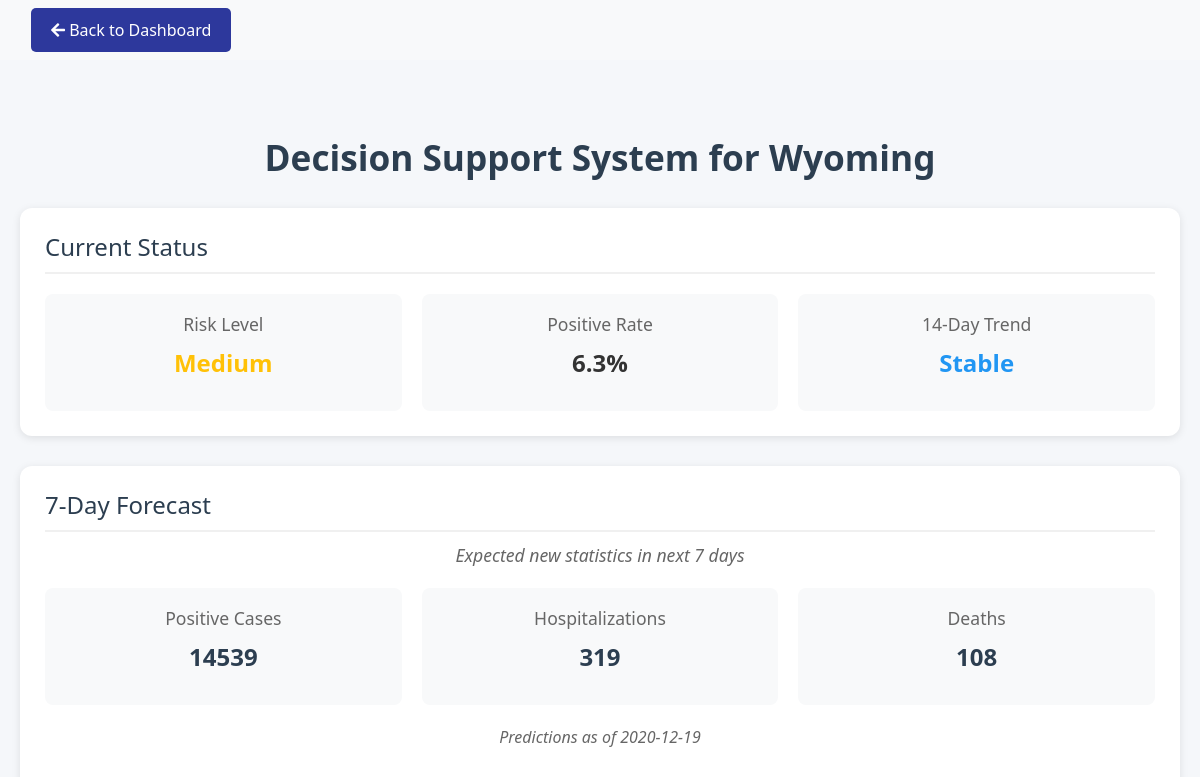
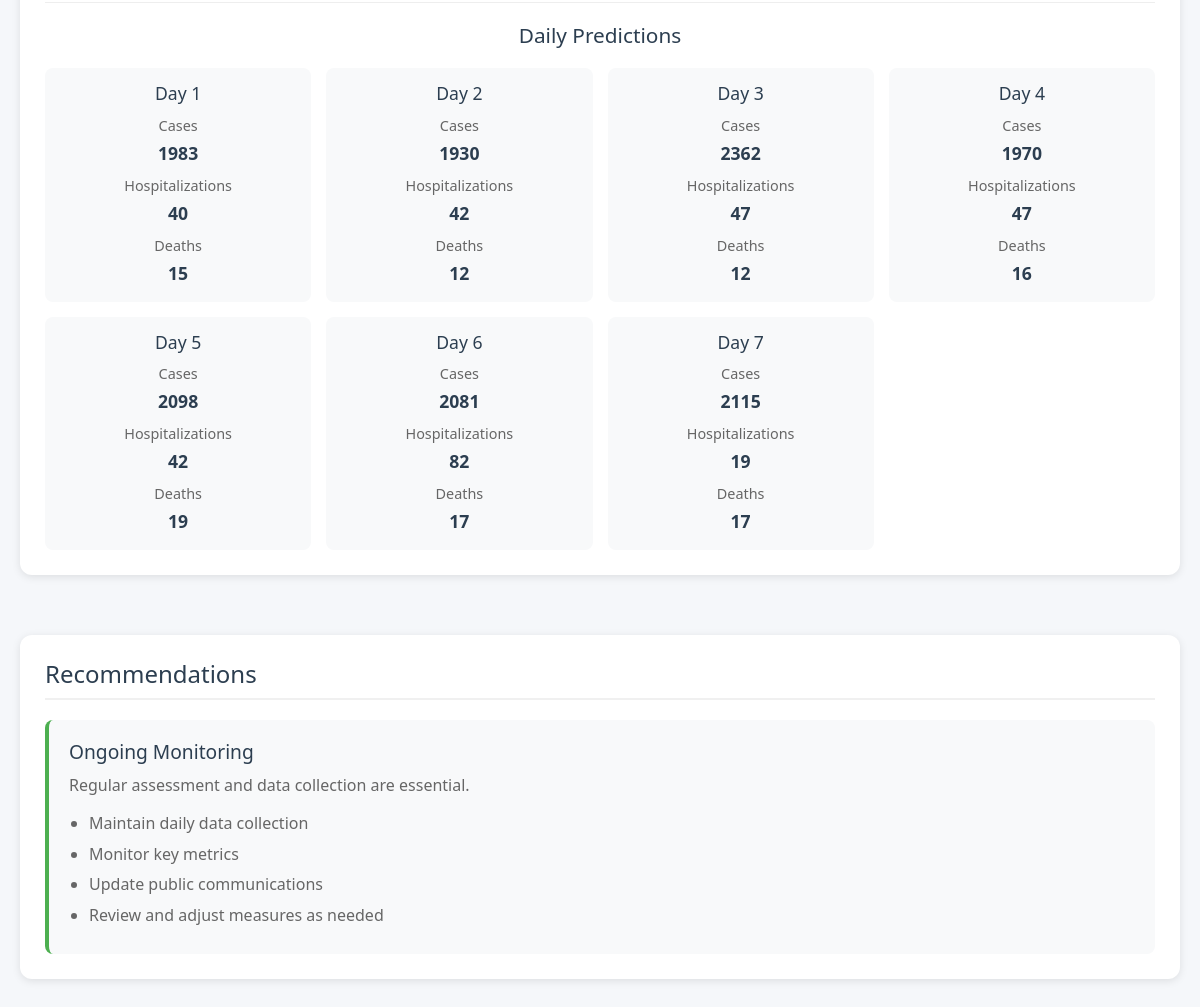
Screenshot of /decision-support (signed in) with the database file from the repository (2 pictures, top to bottom).
### back-end/app/models.py (models this page shows, shortened)
class Prediction(db.Model):
    id = db.Column(db.Integer, primary_key=True)
    state = db.Column(db.String(2), nullable=False)
    date = db.Column(db.Date, nullable=False)
    positive_increase_sum = db.Column(db.Integer, nullable=False)
    hospitalized_increase_sum = db.Column(db.Integer, nullable=False)
    death_increase_sum = db.Column(db.Integer, nullable=False)
    positive_daily = db.Column(db.JSON, nullable=False)  # List of 7 daily predictions
    hospitalized_daily = db.Column(db.JSON, nullable=False)  # List of 7 daily predictions
    death_daily = db.Column(db.JSON, nullable=False)  # List of 7 daily predictions
    created_at = db.Column(db.DateTime, nullable=False, default=datetime.utcnow)

### back-end/app/main/routes.py (the view, shortened to what this page needs)
@bp.route('/decision-support')
@login_required
def decision_support():
    update_predictions()
    latest_data = PandemicData.query.filter(
        PandemicData.state == current_user.state_name
    ).order_by(PandemicData.date.desc()).first()
    if not latest_data:
        flash('No data available for your state.', 'error')
        return redirect(url_for('main.dashboard'))
    latest_prediction = Prediction.query.filter_by(
        state=current_user.state_name
    ).order_by(desc(Prediction.date)).first()
    positive_rate = latest_data.positive / latest_data.totalTestResults if latest_data.totalTestResults > 0 else 0
    if positive_rate < 0.05:
        risk_level = "Low"
    elif positive_rate < 0.1:
        risk_level = "Medium"
    elif positive_rate < 0.15:
        risk_level = "High"
    else:
        risk_level = "Critical"
    fourteen_days_ago = latest_data.date - timedelta(days=14)
    old_data = PandemicData.query.filter(
        PandemicData.state == current_user.state_name,
        PandemicData.date >= fourteen_days_ago,
        PandemicData.date < latest_data.date
    ).order_by(PandemicData.date.asc()).first()
    if old_data:
        case_change = ((latest_data.positive - old_data.positive) / old_data.positive) * 100
        if case_change > 20:
            trend = "Increasing"
        elif case_change < -20:
            trend = "Decreasing"
        else:
            trend = "Stable"
    else:
        trend = "Unknown"
    recommendations = []
    recommendations.append({
        'priority': 'low',
        'title': 'Ongoing Monitoring',
        'description': 'Regular assessment and data collection are essential.',
        'actions': [
            'Maintain daily data collection',
            'Monitor key metrics',
            'Update public communications',
            'Review and adjust measures as needed'
        ]
    })
    return render_template(
        'main/decision_support.html',
        risk_level=risk_level,
        positive_rate=positive_rate,
        trend=trend,
        recommendations=recommendations,
        latest_prediction=latest_prediction
    )

### back-end/app/models.py (called while the page is built)
@login_manager.user_loader
def load_user(user_id):
    return User.query.get(int(user_id))

### front-end/templates/main/decision_support.html (shortened to what this page needs)
{% extends "base.html" %}
{% block content %}
<div class="decision-support-container">
    <h1 class="main-title">Decision Support System for Wyoming</h1>
    <div class="content-grid">
        <div class="left-column">
            <div class="section-card">
                <h2 class="section-title">Current Status</h2>
                <div class="status-cards">
                    <div class="status-card">
                        <h3>Risk Level</h3>
                        <p class="status-value {{ risk_level|lower }}">{{ risk_level }}</p>
                    </div>
                    <div class="status-card">
                        <h3>Positive Rate</h3>
                        <p class="status-value">{{ "%.1f"|format(positive_rate * 100) }}%</p>
                    </div>
                    <div class="status-card">
                        <h3>14-Day Trend</h3>
                        <p class="status-value {{ trend|lower }}">{{ trend }}</p>
                    </div>
                </div>
            </div>
            {% if latest_prediction %}
            <div class="section-card">
                <h2 class="section-title">7-Day Forecast</h2>
                <p class="forecast-description">Expected new statistics in next 7 days</p>
                <div class="prediction-cards">
                    <div class="prediction-card">
                        <h3>Positive Cases</h3>
                        <p class="prediction-value">{{ latest_prediction.positive_increase_sum }}</p>
                    </div>
                    <div class="prediction-card">
                        <h3>Hospitalizations</h3>
                        <p class="prediction-value">{{ latest_prediction.hospitalized_increase_sum }}</p>
                    </div>
                    <div class="prediction-card">
                        <h3>Deaths</h3>
                        <p class="prediction-value">{{ latest_prediction.death_increase_sum }}</p>
                    </div>
                </div>
                <p class="prediction-date">Predictions as of {{ latest_prediction.date.strftime('%Y-%m-%d') }}</p>
                <div class="daily-predictions-dashboard">
                    <h3 class="dashboard-title">Daily Predictions</h3>
                    <div class="dashboard-grid">
                        {% for i in range(7) %}
                        <div class="daily-prediction-card">
                            <h4>Day {{ i + 1 }}</h4>
                            <div class="daily-metrics">
                                <div class="metric">
                                    <span class="metric-label">Cases</span>
                                    <span class="metric-value">{{ latest_prediction.positive_daily[i] }}</span>
                                </div>
                                <div class="metric">
                                    <span class="metric-label">Hospitalizations</span>
                                    <span class="metric-value">{{ latest_prediction.hospitalized_daily[i] }}</span>
                                </div>
                                <div class="metric">
                                    <span class="metric-label">Deaths</span>
                                    <span class="metric-value">{{ latest_prediction.death_daily[i] }}</span>
                                </div>
                            </div>
                        </div>
                        {% endfor %}
                    </div>
                </div>
            </div>
            {% endif %}
        </div>
        <div class="right-column">
            <div class="section-card">
                <h2 class="section-title">Recommendations</h2>
                <div class="recommendations-list">
                    {% for recommendation in recommendations %}
                    <div class="recommendation-card {{ recommendation.priority }}">
                        <h3>{{ recommendation.title }}</h3>
                        <p>{{ recommendation.description }}</p>
                        <ul>
                            {% for action in recommendation.actions %}
                            <li>{{ action }}</li>
                            {% endfor %}
                        </ul>
                    </div>
                    {% endfor %}
                </div>
            </div>
        </div>
    </div>
</div>
{% endblock %}

### front-end/templates/base.html (shortened to what this page needs)
<!DOCTYPE html>
<html lang="en">
<head>
    <link rel="stylesheet" href="https://cdn.jsdelivr.net/npm/bootstrap@4.6.0/dist/css/bootstrap.min.css">
    <link rel="stylesheet" href="https://cdnjs.cloudflare.com/ajax/libs/font-awesome/5.15.3/css/all.min.css">
    <link rel="stylesheet" href="{{ url_for('static', filename='css/styles.css') }}">
</head>
<body>
    <nav class="navbar navbar-light bg-light">
    <div class="container-fluid d-flex justify-content-between align-items-center">
        <div>
            {% if current_user.is_authenticated %}
            <a href="{{ url_for('main.dashboard') }}" class="btn btn-outline-light btn-sm">
                <i class="fas fa-arrow-left"></i> Back to Dashboard
            </a>
            {% else %}
            <a class="navbar-brand" href="{{ url_for('main.dashboard') }}">Pandemic Management</a>
            {% endif %}
        </div>
    </div>
</nav>
    <div class="container mt-3">
    </div>
    {% block content %}{% endblock %}
</body>
</html>

### front-end/static/css/styles.css (style rules this page uses)
:root { --bg-light: #f5f7fa; --bg-card: #ffffff; --text-primary: #333333; --text-secondary: #6b7280; --accent-blue: #5a9bd5; --accent-green: #7bc043; --input-bg: #f9fafb; --input-border: #e5e7eb; --button-bg: #2d389c; --button-hover: #4a8bc5; --shadow: rgba(0, 0, 0, 0.1); --info-bg: #cfe2ff; --info-border: #9ec5fe; --info-text: #084298; }
body { font-family: "Segoe UI", Tahoma, Geneva, Verdana, sans-serif; background-color: var(--bg-light); color: var(--text-primary); margin: 0; padding: 0; }
.container { max-width: 800px; margin: 0 auto; padding: 20px; }
.btn, .btn-signin { padding: 10px 20px; background-color: var(--button-bg); color: white; border: none; border-radius: 5px; cursor: pointer; font-size: 1rem; transition: background-color 0.2s; }

### front-end/templates/main/decision_support.html (style rules this page uses)
.decision-support-container { max-width: 1400px; margin: 0 auto; padding: 20px; }
.main-title { text-align: center; color: #2c3e50; margin-bottom: 30px; font-size: 2.2em; font-weight: 600; }
.content-grid { display: grid; grid-template-columns: 1fr 1fr; gap: 30px; margin-top: 20px; }
.section-card { background: #fff; border-radius: 12px; padding: 25px; box-shadow: 0 2px 8px rgba(0,0,0,0.1); margin-bottom: 30px; }
.section-title { color: #2c3e50; font-size: 1.5em; margin-bottom: 20px; padding-bottom: 10px; border-bottom: 2px solid #f0f0f0; }
.status-cards { display: grid; grid-template-columns: repeat(3, 1fr); gap: 20px; }
.status-card { background: #f8f9fa; padding: 20px; border-radius: 8px; text-align: center; transition: transform 0.2s; }
.status-card h3 { color: #666; font-size: 1.1em; margin-bottom: 10px; }
.status-value { font-size: 24px; font-weight: bold; margin: 10px 0; }
.status-value.medium { color: #FFC107; }
.status-value.stable { color: #2196F3; }
.forecast-description { text-align: center; color: #666; font-size: 1.1em; margin: -10px 0 20px 0; font-style: italic; }
.prediction-cards { display: grid; grid-template-columns: repeat(3, 1fr); gap: 20px; margin-top: 20px; }
.prediction-card { background: #f8f9fa; padding: 20px; border-radius: 8px; text-align: center; transition: transform 0.2s; }
.prediction-card h3 { color: #666; font-size: 1.1em; margin-bottom: 10px; }
.prediction-value { font-size: 24px; font-weight: bold; color: #2c3e50; margin: 10px 0; }
.prediction-date { text-align: center; color: #666; margin-top: 20px; font-style: italic; }
.recommendations-list { display: flex; flex-direction: column; gap: 20px; }
.recommendation-card { background: #f8f9fa; padding: 20px; border-radius: 8px; transition: transform 0.2s; }
.recommendation-card.low { border-left: 4px solid #4CAF50; }
.recommendation-card h3 { color: #2c3e50; margin-top: 0; margin-bottom: 10px; font-size: 1.2em; }
.recommendation-card p { color: #666; margin-bottom: 15px; }
.recommendation-card ul { margin: 0; padding-left: 20px; }
.recommendation-card li { color: #666; margin-bottom: 8px; line-height: 1.4; }
.daily-predictions-dashboard { margin-top: 30px; padding-top: 20px; border-top: 1px solid #eee; }
.dashboard-title { color: #2c3e50; font-size: 1.3em; margin-bottom: 20px; text-align: center; }
.dashboard-grid { display: grid; grid-template-columns: repeat(7, 1fr); gap: 15px; }
.daily-prediction-card { background: #f8f9fa; padding: 15px; border-radius: 8px; text-align: center; transition: transform 0.2s; }
.daily-prediction-card h4 { color: #2c3e50; margin: 0 0 10px 0; font-size: 1.1em; }
.daily-metrics { display: flex; flex-direction: column; gap: 8px; }
.metric { display: flex; flex-direction: column; gap: 4px; }
.metric-label { color: #666; font-size: 0.9em; }
.metric-value { font-weight: bold; color: #2c3e50; font-size: 1.1em; }
@media (max-width: 1200px) { .content-grid { grid-template-columns: 1fr; } }
@media (max-width: 1200px) { .dashboard-grid { grid-template-columns: repeat(4, 1fr); } }

### rows the page displays
Prediction: positive_increase_sum "14539", hospitalized_increase_sum "319", death_increase_sum "108", date "2020-12-19", positive_daily "1983" "1930" "2362" "1970" "2098" "2081" "2115", hospitalized_daily "40" "42" "47" "47" "42" "82" "19", death_daily "15" "12" "12" "16" "19" "17" "17"

### other values shown
{{ risk_level }} "Medium"
{{ "%.1f"|format(positive_rate * 100) }} "6.3"
{{ trend }} "Stable"
{{ i + 1 }} "1" "2" "3" "4" "5" "6" "7"
{{ recommendation.title }} "Ongoing Monitoring"
{{ recommendation.description }} "Regular assessment and data collection are essential."
{{ action }} "Maintain daily data collection" "Monitor key metrics" "Update public communications" "Review and adjust measures as needed"
